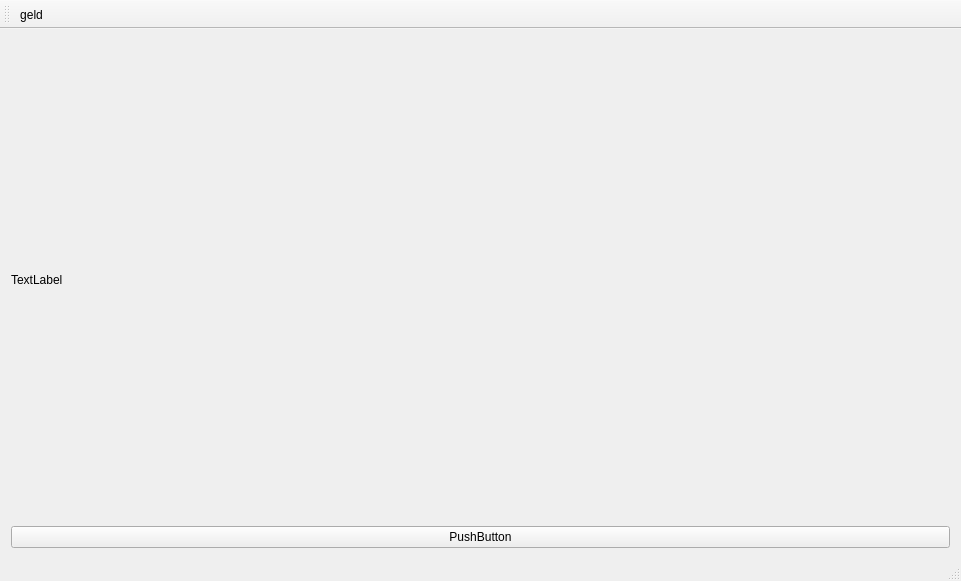
<?xml version="1.0" encoding="UTF-8"?>
<ui version="4.0">
 <class>MainWindow</class>
 <widget class="QMainWindow" name="MainWindow">
  <property name="geometry">
   <rect>
    <x>0</x>
    <y>0</y>
    <width>961</width>
    <height>581</height>
   </rect>
  </property>
  <property name="windowTitle">
   <string>MainWindow</string>
  </property>
  <widget class="QWidget" name="centralWidget">
   <layout class="QVBoxLayout" name="verticalLayout">
    <item>
     <widget class="QLabel" name="label">
      <property name="text">
       <string>TextLabel</string>
      </property>
     </widget>
    </item>
    <item>
     <widget class="QPushButton" name="pushButton">
      <property name="text">
       <string>PushButton</string>
      </property>
     </widget>
    </item>
   </layout>
  </widget>
  <widget class="QMenuBar" name="menuBar">
   <property name="geometry">
    <rect>
     <x>0</x>
     <y>0</y>
     <width>961</width>
     <height>21</height>
    </rect>
   </property>
  </widget>
  <widget class="QToolBar" name="mainToolBar">
   <attribute name="toolBarArea">
    <enum>TopToolBarArea</enum>
   </attribute>
   <attribute name="toolBarBreak">
    <bool>false</bool>
   </attribute>
   <addaction name="actiongeld"/>
  </widget>
  <widget class="QStatusBar" name="statusBar"/>
  <action name="actiongeld">
   <property name="text">
    <string>geld</string>
   </property>
  </action>
 </widget>
 <layoutdefault spacing="6" margin="11"/>
 <resources/>
 <connections/>
</ui>
